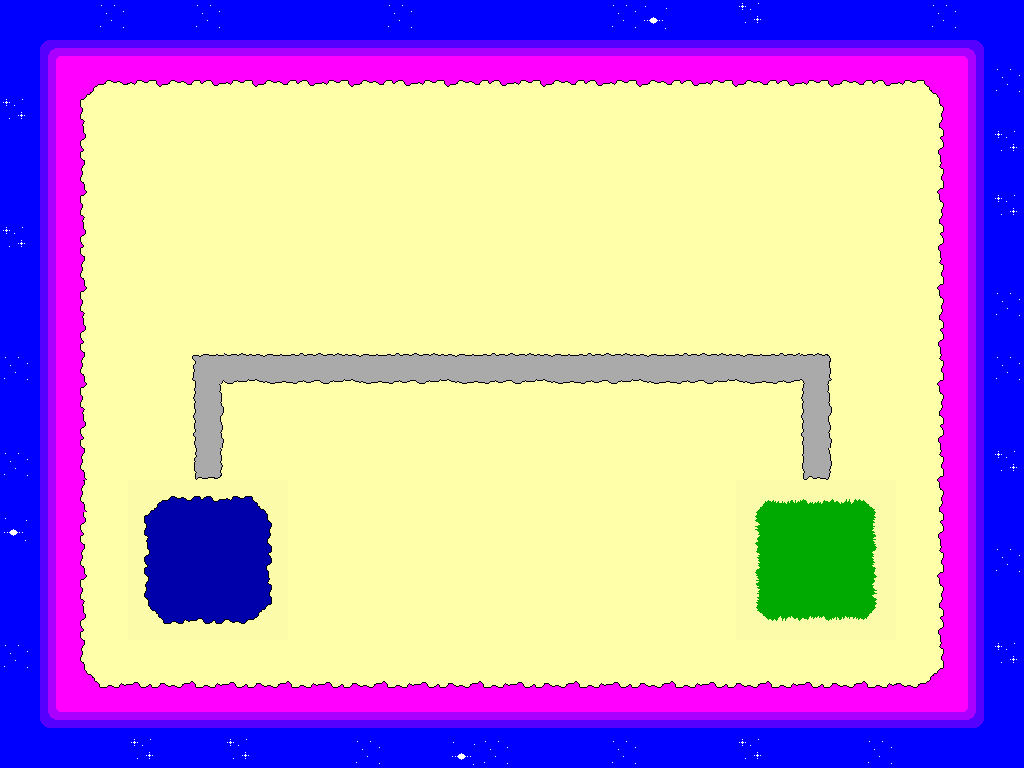

This game map was drawn from its Tiled (.tmx) file and the tilesets committed beside it. A one-line description and the full map source follow:
An orthogonal 32x24 tile map with 32x32 px tiles, 2 tile layers (Tile Layer 1, Collide) and 1 object.

<map version="1.9" tiledversion="1.9.2" orientation="orthogonal" renderorder="right-down" width="32" height="24" tilewidth="32" tileheight="32" infinite="0" nextlayerid="5" nextobjectid="13">
 <tileset firstgid="1" source="testsheet.tsx" />
 <layer id="1" name="Tile Layer 1" width="32" height="24">
  <data encoding="csv">
136,136,136,135,136,136,135,136,136,136,136,136,135,136,136,136,136,136,136,135,167,136,136,103,136,136,136,136,136,135,136,136,
136,2684354664,1610612744,1610612776,1610612808,1610612744,1610612776,1610612808,1610612744,1610612776,1610612808,1610612744,1610612776,1610612808,1610612744,1610612776,1610612808,1610612744,1610612776,1610612808,1610612744,1610612776,1610612808,1610612744,1610612776,1610612808,1610612744,1610612744,1610612776,1610612808,3221225576,136,
136,3221225544,2684354633,3221225515,3221225513,3221225515,3221225514,3221225513,3221225515,3221225514,3221225513,3221225515,3221225514,3221225513,3221225515,3221225514,3221225513,3221225515,3221225514,3221225513,3221225515,3221225514,3221225513,3221225515,3221225514,3221225513,3221225515,3221225514,3221225513,3221225545,8,135,
103,3221225512,2684354601,3,3,3,3,3,3,3,3,3,3,3,3,3,3,3,3,3,3,3,3,3,3,3,3,3,3,1610612779,40,136,
136,3221225480,2684354602,3,3,3,3,3,3,3,3,3,3,3,3,3,3,3,3,3,3,3,3,3,3,3,3,3,3,1610612778,72,103,
136,3221225544,2684354603,3,3,3,3,3,3,3,3,3,3,3,3,3,3,3,3,3,3,3,3,3,3,3,3,3,3,1610612777,8,136,
136,3221225512,2684354601,3,3,3,3,3,3,3,3,3,3,3,3,3,3,3,3,3,3,3,3,3,3,3,3,3,3,1610612779,40,103,
103,3221225480,2684354602,3,3,3,3,3,3,3,3,3,3,3,3,3,3,3,3,3,3,3,3,3,3,3,3,3,3,1610612778,72,136,
136,3221225544,2684354603,3,3,3,3,3,3,3,3,3,3,3,3,3,3,3,3,3,3,3,3,3,3,3,3,3,3,1610612777,8,136,
136,3221225512,2684354601,3,3,3,3,3,3,3,3,3,3,3,3,3,3,3,3,3,3,3,3,3,3,3,3,3,3,1610612779,40,135,
136,3221225480,2684354602,3,3,3,3,3,3,3,3,3,3,3,3,3,3,3,3,3,3,3,3,3,3,3,3,3,3,1610612778,72,136,
135,3221225544,2684354603,3,3,3,3,3,3,3,3,3,3,3,3,3,3,3,3,3,3,3,3,3,3,3,3,3,3,1610612777,8,135,
136,3221225512,2684354601,3,3,3,3,3,3,3,3,3,3,3,3,3,3,3,3,3,3,3,3,3,3,3,3,3,3,1610612779,40,136,
136,3221225480,2684354602,3,3,3,3,3,3,3,3,3,3,3,3,3,3,3,3,3,3,3,3,3,3,3,3,3,3,1610612778,72,136,
135,3221225544,2684354603,3,3,3,3,3,3,3,3,3,3,3,3,3,3,3,3,3,3,3,3,3,3,3,3,3,3,1610612777,8,103,
136,3221225512,2684354603,3,3,3,3,3,3,3,3,3,3,3,3,3,3,3,3,3,3,3,3,3,3,3,3,3,3,1610612779,40,136,
167,3221225480,2684354602,3,3,3,3,3,3,3,3,3,3,3,3,3,3,3,3,3,3,3,3,3,3,3,3,3,3,1610612778,72,136,
136,3221225544,2684354603,3,3,3,3,3,3,3,3,3,3,3,3,3,3,3,3,3,3,3,3,3,3,3,3,3,3,1610612777,8,135,
136,3221225512,2684354601,3,3,3,3,3,3,3,3,3,3,3,3,3,3,3,3,3,3,3,3,3,3,3,3,3,3,1610612779,40,136,
136,3221225480,2684354602,3,3,3,3,3,3,3,3,3,3,3,3,3,3,3,3,3,3,3,3,3,3,3,3,3,3,1610612778,72,136,
135,3221225544,2684354603,9,9,9,9,9,9,9,9,9,9,9,9,9,3,9,9,9,9,9,9,9,9,9,9,9,9,1610612777,8,103,
136,3221225512,73,41,42,43,41,42,43,41,42,43,41,42,43,41,42,43,41,42,43,41,42,43,41,42,43,41,43,1610612809,40,136,
136,104,2684354632,2684354600,2684354568,2684354632,2684354600,2684354568,2684354632,2684354600,2684354568,2684354632,2684354600,2684354568,2684354632,2684354600,2684354568,2684354632,2684354600,2684354568,2684354632,2684354600,2684354568,2684354632,2684354600,2684354568,2684354632,2684354600,2684354568,2684354632,1610612840,136,
136,136,136,136,103,136,136,103,136,136,136,135,136,136,167,135,136,136,136,135,136,136,136,103,136,136,136,135,136,136,136,136
</data>
 </layer>
 <layer id="3" name="Collide" width="32" height="24">
  <data encoding="csv">
0,0,0,0,0,0,0,0,0,0,0,0,0,0,0,0,0,0,0,0,0,0,0,0,0,0,0,0,0,0,0,0,
0,0,0,0,0,0,0,0,0,0,0,0,0,0,0,0,0,0,0,0,0,0,0,0,0,0,0,0,0,0,0,0,
0,0,0,0,0,0,0,0,0,0,0,0,0,0,0,0,0,0,0,0,0,0,0,0,0,0,0,0,0,0,0,0,
0,0,0,3,3,3,3,3,3,3,3,3,3,3,3,3,3,3,3,3,3,3,3,3,3,3,3,3,3,0,0,0,
0,0,0,3,3,3,3,3,3,3,3,3,3,3,3,3,3,3,3,3,3,3,3,3,3,3,3,3,3,0,0,0,
0,0,0,3,3,3,3,3,3,3,3,3,3,3,3,3,3,3,3,3,3,3,3,3,3,3,3,3,3,0,0,0,
0,0,0,3,3,3,3,3,3,3,3,3,3,3,3,3,3,3,3,3,3,3,3,3,3,3,3,3,3,0,0,0,
0,0,0,3,3,3,3,3,3,3,3,3,3,3,3,3,3,3,3,3,3,3,3,3,3,3,3,3,3,0,0,0,
0,0,0,3,3,3,0,3,3,3,3,3,3,3,3,0,0,3,3,3,3,3,3,3,3,0,3,3,3,0,0,0,
0,0,0,3,3,3,0,3,3,3,3,3,3,3,3,0,0,3,3,3,3,3,3,3,3,0,3,3,3,0,0,0,
0,0,0,3,3,3,0,3,3,3,3,3,3,3,3,3,3,3,3,3,3,3,3,3,0,0,3,3,3,0,0,0,
0,0,0,3,3,3,82,20,18,19,20,18,19,20,18,19,20,18,19,20,18,19,20,18,19,84,3,3,3,0,0,0,
0,0,0,3,3,3,1610612756,3,3,3,3,3,3,3,3,3,3,0,3,3,3,3,3,3,3,1610612756,3,3,3,0,0,0,
0,0,0,3,3,3,1610612755,3,3,3,3,3,3,3,3,3,3,3,3,3,3,3,3,3,0,1610612755,3,3,3,0,0,0,
0,0,0,3,3,3,2684354612,3,3,3,3,3,3,3,3,3,3,3,3,3,3,3,3,3,0,1610612786,3,3,3,0,0,0,
0,0,0,3,2684354634,3221225518,3221225517,3221225516,3221225546,3,3,3,3,3,3,3,3,3,3,3,3,3,3,2684354635,3221225521,3221225520,3221225519,3221225547,3,0,0,0,
0,0,0,3,2684354604,13,13,13,1610612782,3,3,3,3,3,3,3,3,3,3,3,3,3,3,2684354607,15,16,17,1610612785,3,0,0,0,
0,0,0,3,2684354605,13,13,13,1610612781,0,0,0,0,0,0,3,3,0,0,0,0,0,0,2684354608,15,16,17,1610612784,3,0,0,0,
0,0,0,3,2684354606,13,13,13,1610612780,3,3,3,3,3,3,3,3,0,0,0,0,0,3,2684354609,15,16,17,1610612783,3,0,0,0,
0,0,0,3,74,44,45,46,1610612810,3,3,3,3,3,3,3,0,0,3,3,3,3,3,75,47,48,49,1610612811,3,0,0,0,
0,0,0,9,9,9,9,9,9,9,9,9,9,9,9,3,9,9,9,9,9,9,9,9,9,9,9,9,9,0,0,0,
0,0,0,0,0,0,0,0,0,0,0,0,0,0,0,0,0,0,0,0,0,0,0,0,0,0,0,0,0,0,0,0,
0,0,0,0,0,0,0,0,0,0,0,0,0,0,0,0,0,0,0,0,0,0,0,0,0,0,0,0,0,0,0,0,
0,0,0,0,0,0,0,0,0,0,0,0,0,0,0,0,0,0,0,0,0,0,0,0,0,0,0,0,0,0,0,0
</data>
 </layer>
 <objectgroup id="4" name="Object Layer 1" visible="0">
  <object id="12" x="96.5" y="223.5" width="193" height="103">
   <text wrap="1">(0,96),(0,768)</text>
  </object>
 </objectgroup>
</map>